Frame 1 (no input): blank canvas, image omitted
Frame 60 (no input): blank canvas, image omitted
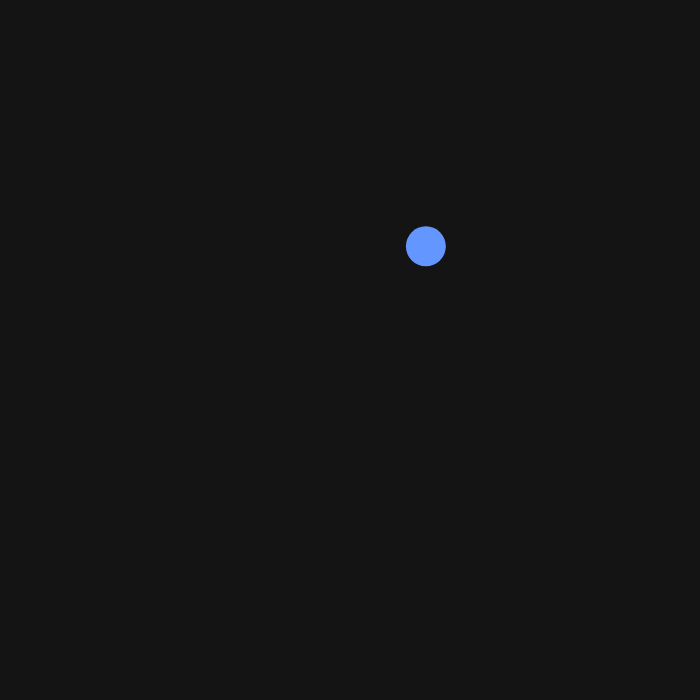
Frame 120 (the mouse pressed at the canvas centre since frame 60)

The p5.js sketch whose frames 1 and 60 were blank and that drew this single picture after the mouse press (run headless with seeded random() and noise() and a simulated clock; from frame 60 on, the mouse is pressed at the canvas centre):

// p5.js sketch
// ── sketch.js
// Daniel W - SS7
// This sketch is based on my SS6, but rewritten using the same OOP style from class demos.
// I put all circle behavior inside one class, and use an array to store many objects.

let circles = [];   


function setup() 
{
  createCanvas(700, 700);
}

function draw() 
{
  background(20);

  // loop through all circle objects
  for (let i = 0; i < circles.length; i++) 
  {
    circles[i].display(); 
    circles[i].move();    
  }
}

function mousePressed()
{
  
  circles.push(new Circle(mouseX, mouseY, 40));
}


class Circle
{
  constructor(tempX, tempY, tempSize)
  {
    this.x = tempX;             // object x position
    this.y = tempY;             // object y position
    this.size = tempSize;       // diameter of circle
    this.speedX = random(-3, 3);
    this.speedY = random(-3, 3);
    
  }

  display()
  {
    fill(100, 150, 255,); 
    noStroke();
    ellipse(this.x, this.y, this.size, this.size);
  }

  move()
  {
    this.x += this.speedX;
    this.y += this.speedY;

    // bounce left-right
    if (this.x > width || this.x < 0)
    {
      this.speedX *= -1;
    }

    // bounce up-down
    if (this.y > height || this.y < 0)
    {
      this.speedY *= -1;
    }
  }
}
